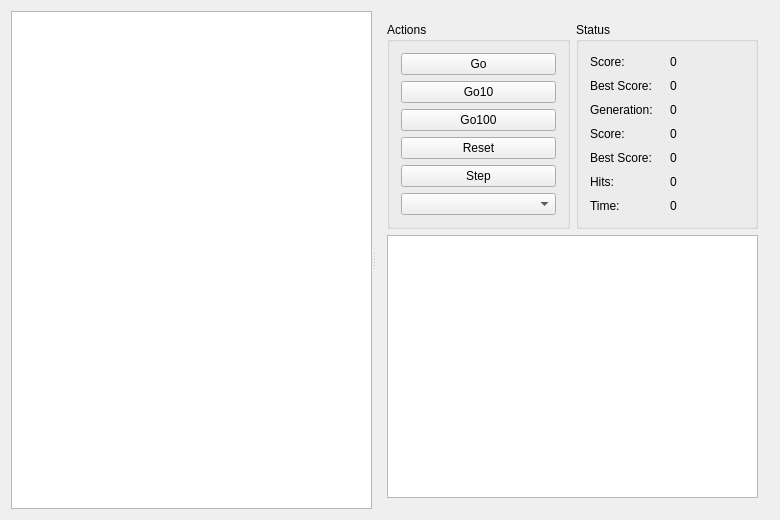
<?xml version="1.0" encoding="UTF-8"?>
<ui version="4.0">
 <class>MainWindow</class>
 <widget class="QMainWindow" name="MainWindow">
  <property name="geometry">
   <rect>
    <x>0</x>
    <y>0</y>
    <width>780</width>
    <height>520</height>
   </rect>
  </property>
  <property name="windowTitle">
   <string>SNGP Test</string>
  </property>
  <widget class="QWidget" name="centralWidget">
   <layout class="QVBoxLayout" name="verticalLayout_3">
    <item>
     <widget class="QSplitter" name="splitter">
      <property name="orientation">
       <enum>Qt::Horizontal</enum>
      </property>
      <widget class="NavListView" name="nodeListView"/>
      <widget class="QWidget" name="layoutWidget">
       <layout class="QVBoxLayout" name="verticalLayout_2">
        <item>
         <layout class="QHBoxLayout" name="horizontalLayout">
          <item>
           <widget class="QGroupBox" name="groupBox">
            <property name="title">
             <string>Actions</string>
            </property>
            <layout class="QVBoxLayout" name="verticalLayout">
             <item>
              <widget class="QPushButton" name="stopGoButton">
               <property name="text">
                <string>Go</string>
               </property>
              </widget>
             </item>
             <item>
              <widget class="QPushButton" name="goTimes10Button">
               <property name="text">
                <string>Go10</string>
               </property>
              </widget>
             </item>
             <item>
              <widget class="QPushButton" name="goTimes100Button">
               <property name="text">
                <string>Go100</string>
               </property>
              </widget>
             </item>
             <item>
              <widget class="QPushButton" name="resetButton">
               <property name="text">
                <string>Reset</string>
               </property>
              </widget>
             </item>
             <item>
              <widget class="QPushButton" name="stepButton">
               <property name="text">
                <string>Step</string>
               </property>
              </widget>
             </item>
             <item>
              <widget class="QComboBox" name="problemComboBox"/>
             </item>
            </layout>
           </widget>
          </item>
          <item>
           <widget class="QGroupBox" name="groupBox_2">
            <property name="title">
             <string>Status</string>
            </property>
            <layout class="QGridLayout" name="gridLayout">
             <item row="3" column="1">
              <widget class="QLabel" name="generationLabel">
               <property name="text">
                <string>0</string>
               </property>
              </widget>
             </item>
             <item row="3" column="0">
              <widget class="QLabel" name="label_3">
               <property name="text">
                <string>Generation:</string>
               </property>
              </widget>
             </item>
             <item row="0" column="0">
              <widget class="QLabel" name="label">
               <property name="text">
                <string>Score:</string>
               </property>
              </widget>
             </item>
             <item row="0" column="1">
              <widget class="QLabel" name="scoreLabel">
               <property name="text">
                <string>0</string>
               </property>
              </widget>
             </item>
             <item row="2" column="0">
              <widget class="QLabel" name="label_2">
               <property name="text">
                <string>Best Score:</string>
               </property>
              </widget>
             </item>
             <item row="2" column="1">
              <widget class="QLabel" name="bestScoreLabel">
               <property name="text">
                <string>0</string>
               </property>
              </widget>
             </item>
             <item row="4" column="1">
              <widget class="QLabel" name="bestIndividualScoreLabel">
               <property name="text">
                <string>0</string>
               </property>
              </widget>
             </item>
             <item row="5" column="0">
              <widget class="QLabel" name="label_1">
               <property name="text">
                <string>Best Score:</string>
               </property>
              </widget>
             </item>
             <item row="5" column="1">
              <widget class="QLabel" name="bestIndividualScoreEverLabel">
               <property name="text">
                <string>0</string>
               </property>
              </widget>
             </item>
             <item row="4" column="0">
              <widget class="QLabel" name="label_6">
               <property name="text">
                <string>Score:</string>
               </property>
              </widget>
             </item>
             <item row="6" column="0">
              <widget class="QLabel" name="label_4">
               <property name="text">
                <string>Hits:</string>
               </property>
              </widget>
             </item>
             <item row="6" column="1">
              <widget class="QLabel" name="hitsLabel">
               <property name="text">
                <string>0</string>
               </property>
              </widget>
             </item>
             <item row="7" column="0">
              <widget class="QLabel" name="label_7">
               <property name="text">
                <string>Time:</string>
               </property>
              </widget>
             </item>
             <item row="7" column="1">
              <widget class="QLabel" name="timeTakenLabel">
               <property name="text">
                <string>0</string>
               </property>
              </widget>
             </item>
            </layout>
           </widget>
          </item>
         </layout>
        </item>
        <item>
         <widget class="QTextBrowser" name="logBrowser"/>
        </item>
       </layout>
      </widget>
     </widget>
    </item>
   </layout>
  </widget>
 </widget>
 <layoutdefault spacing="6" margin="11"/>
 <customwidgets>
  <customwidget>
   <class>NavListView</class>
   <extends>QListView</extends>
   <header>navlistview.h</header>
  </customwidget>
 </customwidgets>
 <resources/>
 <connections/>
</ui>
